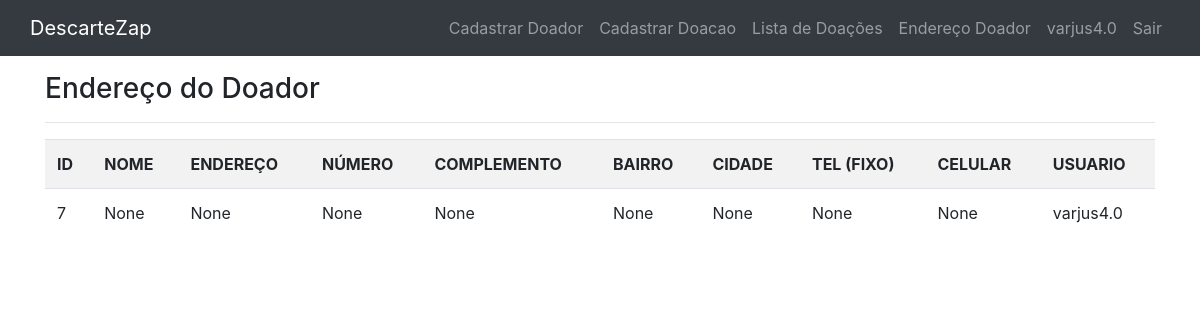
Before: /listar/doadores/ (signed in) with the older database file.
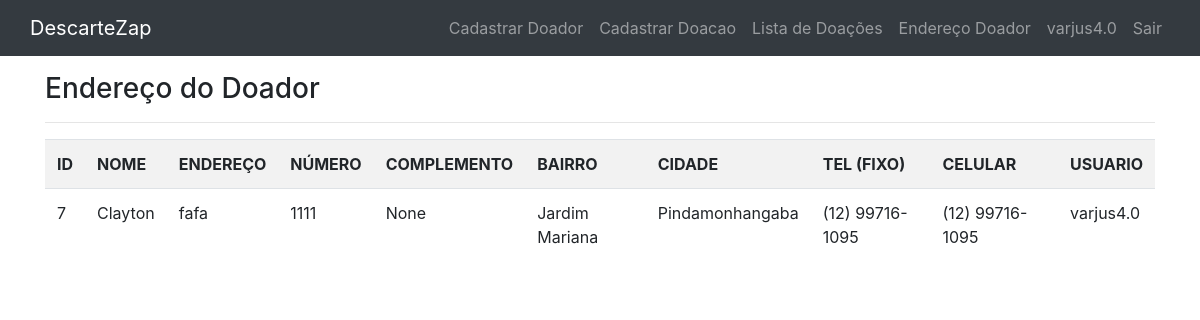
After: the same page with the newer database file.
### cadastros/models.py (models this page shows, shortened)
class Doadores(models.Model):
    nome = models.CharField(max_length=20, blank=False, null=True)
    sobrenome = models.CharField(max_length=20, blank=False, null=True)
    dataNascimento = models.DateField(max_length=10, blank=False, verbose_name="Data de Nascimento", null=True)
    endereco = models.CharField(max_length=100, blank=False, null=True)
    numero = models.CharField(max_length=10, blank=False, null=True)
    complemento = models.CharField(max_length=10, blank=False, null=True)
    bairro = models.CharField(max_length=20, blank=False, null=True)
    cidade = models.CharField(max_length=20, blank=False, null=True)
    telefonefixo = models.CharField(max_length=20, blank=False, unique=True, verbose_name="Telefone Fixo", null=True)
    celular = models.CharField(max_length=20, blank=False, unique=True, null=True)
    username = models.ForeignKey(User, max_length=20, on_delete=models.PROTECT, null=False)

### cadastros/views.py (the view)
# urls.py: path('listar/doadores/', DoadoresList.as_view(), name='listar-doadores'),
class DoadoresList(ListView):
    model = Doadores
    template_name = 'cadastrar/listas/doadores.html'
    def get_queryset(self):
        self.object_list = Doadores.objects.filter(username=self.request.user)
        return self.object_list

### templates/cadastrar/listas/doadores.html
{% extends 'base.html' %}
{% load static %}
{% block content %}
<h3>Endereço do Doador</h3>
<hr>
<div class="table responsive">
    <table class="table table-striped">
        <tr>
            <th>ID</th>
            <th>NOME</th>
            <th>ENDEREÇO</th>
            <th>NÚMERO</th>
            <th>COMPLEMENTO</th>
            <th>BAIRRO</th>
            <th>CIDADE</th>
            <th>TEL (FIXO)</th>
            <th>CELULAR</th>
            <th>USUARIO</th>
        </tr>
        {% for doadores in object_list %}
        <tr>
            <td>{{ doadores.id }}</td>
            <td>{{ doadores.nome }}</td>
            <td>{{ doadores.endereco }}</td>
            <td>{{ doadores.numero }}</td>
            <td>{{ doadores.complemento }}</td>
            <td>{{ doadores.bairro }}</td>
            <td>{{ doadores.cidade }}</td>
            <td>{{ doadores.telefonefixo }}</td>
            <td>{{ doadores.celular }}</td>
            <td>{{ doadores.username }}</td>
        </tr>
        {% empty %}
        <tr>
            <td colspan="3">Não foram encontrados dados nesta pesquisa</td>
        </tr>
        {% endfor %}
    </table>
</div>
{% endblock %}s %}

Changed rows visible on the page:
changed Doadores "None": nome "None" → "Clayton"; endereco "None" → "fafa"; numero "None" → "1111"; bairro "None" → "Jardim Mariana"; cidade "None" → "Pindamonhangaba"; telefonefixo "None" → "(12) 99716-1095"; celular "None" → "(12) 99716-1095"
